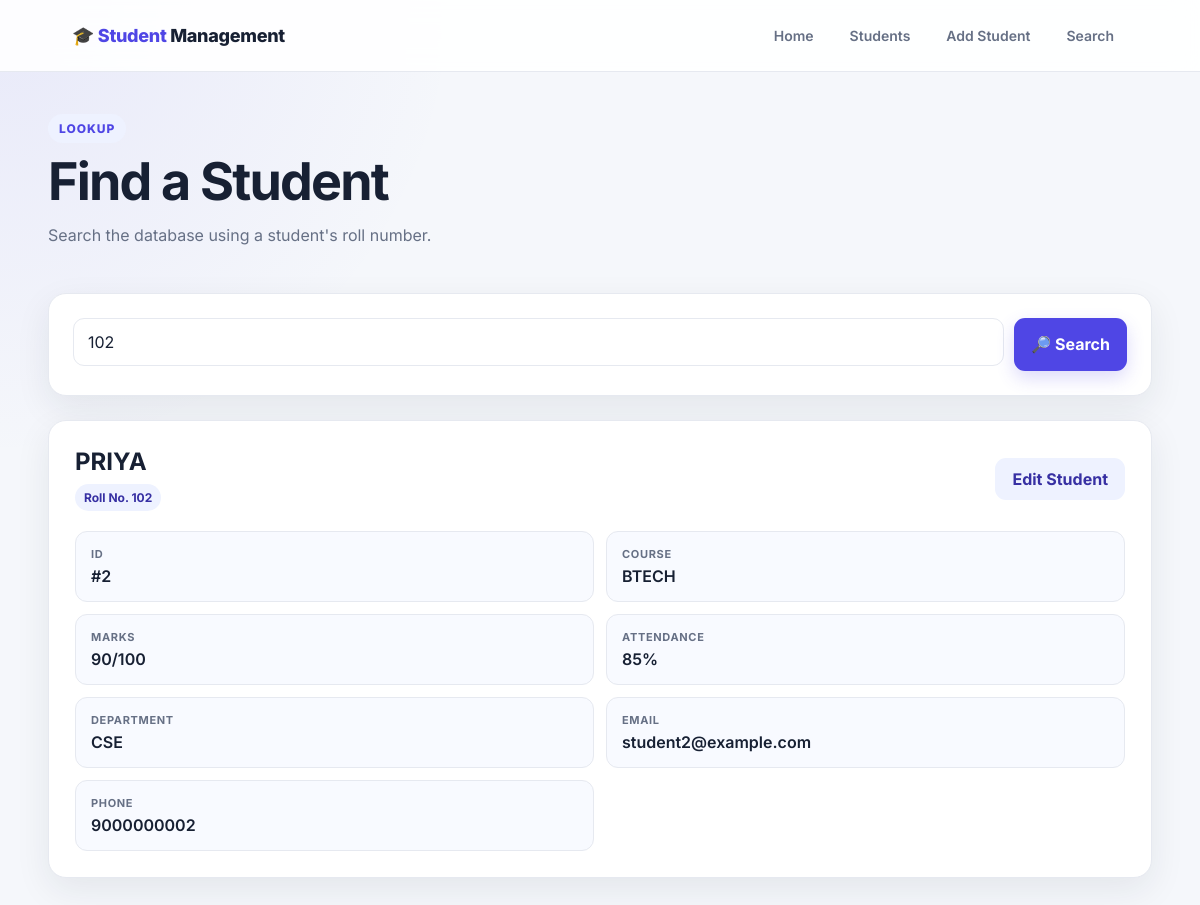
Screenshot of /search?roll_no=102 with the database file from the repository.
### tables this page shows
CREATE TABLE students (
    id INTEGER PRIMARY KEY AUTOINCREMENT,
    name TEXT NOT NULL,
    roll_no TEXT NOT NULL UNIQUE,
    course TEXT NOT NULL,
    marks INTEGER NOT NULL CHECK (marks >= 0 AND marks <= 100),
    email TEXT NOT NULL,
    phone TEXT NOT NULL,
    department TEXT NOT NULL,
    attendance INTEGER NOT NULL CHECK (attendance >= 0 AND attendance <= 100)
);

### app.py (the view)
@app.route("/search", methods=["GET", "POST"])
def search():
    results = []
    searched = False
    roll_no = request.args.get("roll_no", "").strip()
    if request.method == "POST":
        roll_no = request.form.get("roll_no", "").strip()
    if roll_no:
        searched = True
        conn = get_db_connection()
        results = conn.execute(
            "SELECT * FROM students WHERE roll_no = ?",
            (roll_no,)
        ).fetchall()
        conn.close()
    return render_template(
        "search.html",
        students=results,
        searched=searched,
        roll_no=roll_no
    )

### app.py (called while the page is built)
def get_db_connection():
    conn = sqlite3.connect(DATABASE)
    conn.row_factory = sqlite3.Row
    return conn

### templates/search.html (shortened to what this page needs)
<!DOCTYPE html>
<html lang="en">
<head>
    <link rel="stylesheet" href="{{ url_for('static', filename='style.css') }}">
</head>
<body>
<nav class="navbar">
    <a class="logo" href="{{ url_for('index') }}">🎓 <span>Student</span> Management</a>
    <div class="nav-links">
        <a href="{{ url_for('index') }}">Home</a>
        <a href="{{ url_for('students') }}">Students</a>
        <a href="{{ url_for('add_student') }}">Add Student</a>
        <a href="{{ url_for('search') }}">Search</a>
    </div>
</nav>
<main class="page-container">
    <div class="section-title">
        <div>
            <span class="eyebrow">Lookup</span>
            <h1>Find a Student</h1>
            <p class="subtitle">Search the database using a student's roll number.</p>
        </div>
    </div>
    <div class="card search-box">
        <form action="{{ url_for('search') }}" method="GET" class="search-row">
            <input type="text" name="roll_no" value="{{ roll_no }}" placeholder="Enter roll number" required>
            <button type="submit">🔎 Search</button>
        </form>
    </div>
    {% if searched %}
        {% if students %}
            {% for student in students %}
            <div class="card student-card">
                <div class="student-header">
                    <div>
                        <h2>{{ student['name'] }}</h2>
                        <span class="badge">Roll No. {{ student['roll_no'] }}</span>
                    </div>
                    <a class="btn btn-edit" href="{{ url_for('update_student', student_id=student['id']) }}">Edit Student</a>
                </div>
                <div class="details-grid">
                    <div class="detail"><span class="detail-label">ID</span><span class="detail-value">#{{ student['id'] }}</span></div>
                    <div class="detail"><span class="detail-label">Course</span><span class="detail-value">{{ student['course'] }}</span></div>
                    <div class="detail"><span class="detail-label">Marks</span><span class="detail-value">{{ student['marks'] }}/100</span></div>
                    <div class="detail"><span class="detail-label">Attendance</span><span class="detail-value">{{ student['attendance'] }}%</span></div>
                    <div class="detail"><span class="detail-label">Department</span><span class="detail-value">{{ student['department'] }}</span></div>
                    <div class="detail"><span class="detail-label">Email</span><span class="detail-value">{{ student['email'] }}</span></div>
                    <div class="detail"><span class="detail-label">Phone</span><span class="detail-value">{{ student['phone'] }}</span></div>
                </div>
            </div>
            {% endfor %}
        {% else %}
            <div class="card empty">
                <h2>Student not found</h2>
                <p>No student was found with roll number <strong>{{ roll_no }}</strong>.</p>
            </div>
        {% endif %}
    {% endif %}
</main>
</body>
</html>

### static/style.css (style rules this page uses)
:root { --bg: #f5f7fb; --surface: #ffffff; --surface-soft: #f8faff; --text: #172033; --muted: #667085; --primary: #4f46e5; --primary-dark: #3730a3; --primary-soft: #eef2ff; --success: #15803d; --success-soft: #ecfdf3; --danger: #dc2626; --danger-soft: #fef2f2; --border: #e6e9f0; --shadow: 0 12px 35px rgba(31, 41, 55, .08); --radius: 18px; }
* { box-sizing: border-box; }
body { margin: 0; min-height: 100vh; font-family: 'Inter', Arial, sans-serif; color: var(--text); background: radial-gradient(circle at top left, rgba(79,70,229,.08), transparent 30%), var(--bg); }
a { color: inherit; text-decoration: none; }
.navbar { height: 72px; padding: 0 6%; display: flex; align-items: center; justify-content: space-between; gap: 24px; background: rgba(255,255,255,.9); backdrop-filter: blur(14px); border-bottom: 1px solid var(--border); position: sticky; top: 0; z-index: 10; }
.logo { font-weight: 800; font-size: 18px; letter-spacing: -.3px; white-space: nowrap; }
.logo span { color: var(--primary); }
.nav-links { display: flex; align-items: center; gap: 8px; }
.nav-links a { padding: 10px 14px; border-radius: 10px; color: var(--muted); font-size: 14px; font-weight: 600; transition: .2s ease; }
.container, .form-container, .page-container { width: min(1120px, 92%); margin: 0 auto; }
.page-container { padding: 42px 0 70px; }
.eyebrow { display: inline-flex; padding: 7px 11px; border-radius: 999px; background: var(--primary-soft); color: var(--primary); font-size: 12px; font-weight: 800; text-transform: uppercase; letter-spacing: .08em; }
h1 { margin: 12px 0; font-size: clamp(32px, 5vw, 52px); line-height: 1.05; letter-spacing: -1.8px; }
h2 { margin: 0 0 8px; font-size: 24px; }
.subtitle, .form-description { color: var(--muted); line-height: 1.7; margin: 0 0 24px; }
.hero-card, .card { background: var(--surface); border: 1px solid var(--border); border-radius: var(--radius); box-shadow: var(--shadow); }
.btn, button { border: 0; border-radius: 11px; padding: 11px 17px; font: inherit; font-weight: 700; cursor: pointer; transition: transform .15s ease, box-shadow .15s ease, background .15s ease; }
.btn-primary, button[type="submit"] { color: white; background: var(--primary); box-shadow: 0 7px 18px rgba(79,70,229,.2); }
.section-title { display: flex; align-items: end; justify-content: space-between; gap: 20px; margin-bottom: 20px; }
form { display: grid; gap: 9px; }
input { width: 100%; padding: 13px 14px; margin: 0 0 5px; border: 1px solid var(--border); border-radius: 11px; background: #fff; color: var(--text); font: inherit; outline: none; transition: .2s; }
.badge { display: inline-flex; padding: 6px 9px; border-radius: 999px; background: var(--primary-soft); color: var(--primary-dark); font-weight: 700; font-size: 12px; }
.btn-edit { background: var(--primary-soft); color: var(--primary-dark); }
.search-box { padding: 24px; margin-bottom: 24px; }
.search-row { display: grid; grid-template-columns: 1fr auto; gap: 10px; }
.student-card { padding: 26px; }
.student-header { display: flex; justify-content: space-between; gap: 15px; align-items: center; margin-bottom: 20px; }
.details-grid { display: grid; grid-template-columns: repeat(2, 1fr); gap: 12px; }
.detail { padding: 15px; background: var(--surface-soft); border: 1px solid var(--border); border-radius: 12px; }
.detail-label { display: block; color: var(--muted); font-size: 11px; text-transform: uppercase; letter-spacing: .06em; margin-bottom: 5px; font-weight: 700; }
.detail-value { font-weight: 600; }

### rows the page displays
students: name "PRIYA", roll_no "102", id "2", course "BTECH", marks "90", attendance "85", department "CSE", email "student2@example.com", phone "9000000002"
